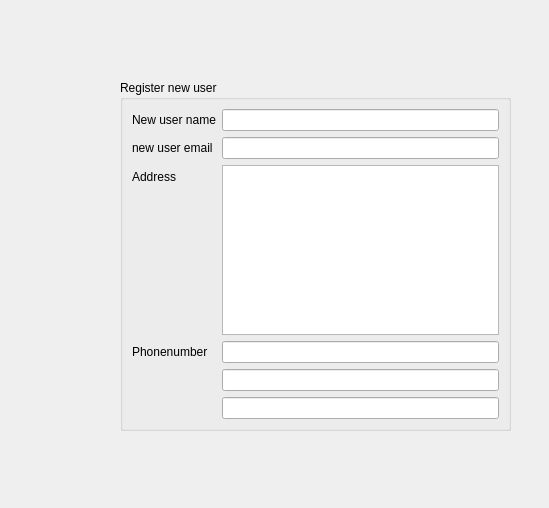
<?xml version="1.0" encoding="UTF-8"?>
<ui version="4.0">
 <class>AddUserDialog</class>
 <widget class="QDialog" name="AddUserDialog">
  <property name="geometry">
   <rect>
    <x>0</x>
    <y>0</y>
    <width>549</width>
    <height>508</height>
   </rect>
  </property>
  <property name="windowTitle">
   <string>Dialog</string>
  </property>
  <widget class="QGroupBox" name="groupBox_3">
   <property name="geometry">
    <rect>
     <x>120</x>
     <y>80</y>
     <width>391</width>
     <height>351</height>
    </rect>
   </property>
   <property name="title">
    <string>Register new user</string>
   </property>
   <layout class="QFormLayout" name="formLayout_3">
    <item row="0" column="0">
     <widget class="QLabel" name="label_5">
      <property name="text">
       <string>New user name</string>
      </property>
     </widget>
    </item>
    <item row="0" column="1">
     <widget class="QLineEdit" name="lineEdit"/>
    </item>
    <item row="1" column="0">
     <widget class="QLabel" name="label_6">
      <property name="text">
       <string>new user email</string>
      </property>
     </widget>
    </item>
    <item row="1" column="1">
     <widget class="QLineEdit" name="lineEdit_2"/>
    </item>
    <item row="2" column="1">
     <widget class="QTextEdit" name="textEdit"/>
    </item>
    <item row="2" column="0">
     <widget class="QLabel" name="label_7">
      <property name="text">
       <string>Address</string>
      </property>
     </widget>
    </item>
    <item row="3" column="1">
     <widget class="QLineEdit" name="lineEdit_3"/>
    </item>
    <item row="3" column="0">
     <widget class="QLabel" name="label_8">
      <property name="text">
       <string>Phonenumber</string>
      </property>
     </widget>
    </item>
    <item row="4" column="1">
     <widget class="QLineEdit" name="lineEdit_4"/>
    </item>
    <item row="5" column="1">
     <widget class="QLineEdit" name="lineEdit_5"/>
    </item>
   </layout>
  </widget>
 </widget>
 <resources/>
 <connections/>
</ui>
